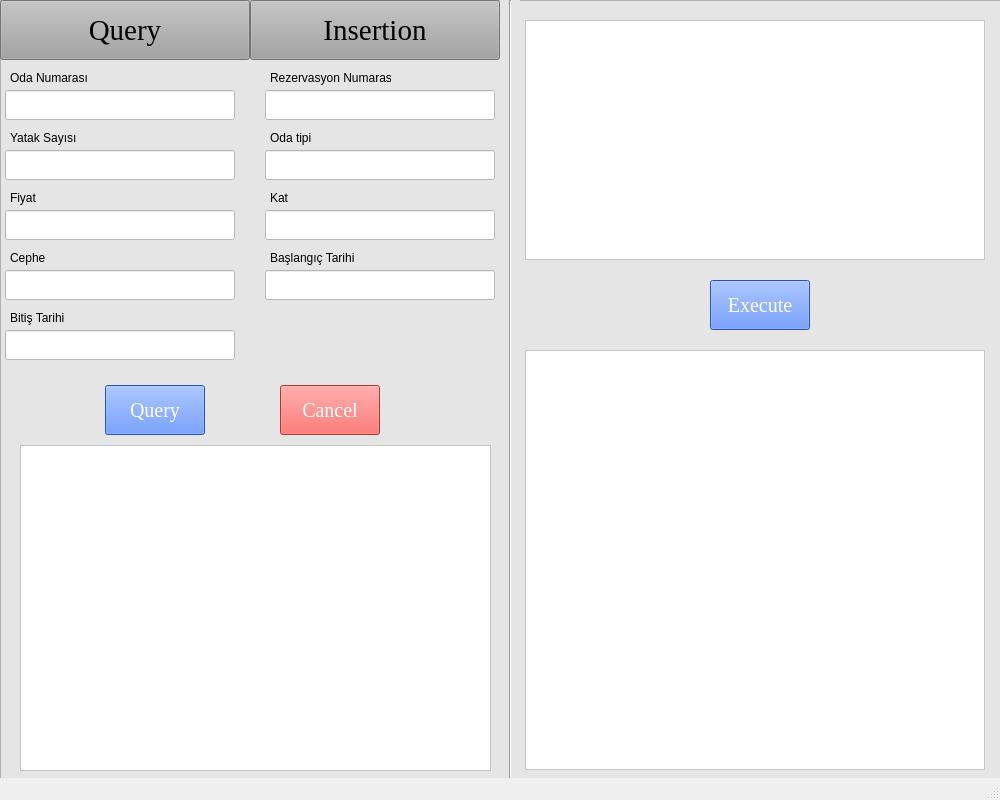
<?xml version="1.0" encoding="UTF-8"?>
<ui version="4.0">
 <class>MainWindow</class>
 <widget class="QMainWindow" name="MainWindow">
  <property name="geometry">
   <rect>
    <x>0</x>
    <y>0</y>
    <width>1000</width>
    <height>800</height>
   </rect>
  </property>
  <property name="windowTitle">
   <string>MainWindow</string>
  </property>
  <widget class="QWidget" name="centralwidget">
   <widget class="QFrame" name="frame_6">
    <property name="geometry">
     <rect>
      <x>0</x>
      <y>0</y>
      <width>1001</width>
      <height>800</height>
     </rect>
    </property>
    <property name="styleSheet">
     <string notr="true">background-color: rgb(229, 229, 229);</string>
    </property>
    <property name="frameShape">
     <enum>QFrame::StyledPanel</enum>
    </property>
    <property name="frameShadow">
     <enum>QFrame::Raised</enum>
    </property>
    <widget class="QPushButton" name="pushButton">
     <property name="geometry">
      <rect>
       <x>0</x>
       <y>0</y>
       <width>250</width>
       <height>60</height>
      </rect>
     </property>
     <property name="font">
      <font>
       <family>Times New Roman</family>
       <pointsize>22</pointsize>
      </font>
     </property>
     <property name="styleSheet">
      <string notr="true">background-color: rgb(163, 163, 163);</string>
     </property>
     <property name="text">
      <string>Query</string>
     </property>
    </widget>
    <widget class="QPushButton" name="pushButton_2">
     <property name="geometry">
      <rect>
       <x>250</x>
       <y>0</y>
       <width>250</width>
       <height>60</height>
      </rect>
     </property>
     <property name="font">
      <font>
       <family>Times New Roman</family>
       <pointsize>22</pointsize>
      </font>
     </property>
     <property name="styleSheet">
      <string notr="true">background-color: rgb(163, 163, 163);</string>
     </property>
     <property name="text">
      <string>Insertion</string>
     </property>
    </widget>
    <widget class="QTextEdit" name="textEdit">
     <property name="geometry">
      <rect>
       <x>525</x>
       <y>20</y>
       <width>460</width>
       <height>240</height>
      </rect>
     </property>
     <property name="styleSheet">
      <string notr="true">background-color: rgb(255, 255, 255);</string>
     </property>
    </widget>
    <widget class="QPushButton" name="pushButton_5">
     <property name="geometry">
      <rect>
       <x>710</x>
       <y>280</y>
       <width>100</width>
       <height>50</height>
      </rect>
     </property>
     <property name="palette">
      <palette>
       <active>
        <colorrole role="WindowText">
         <brush brushstyle="SolidPattern">
          <color alpha="255">
           <red>255</red>
           <green>255</green>
           <blue>255</blue>
          </color>
         </brush>
        </colorrole>
        <colorrole role="Button">
         <brush brushstyle="SolidPattern">
          <color alpha="255">
           <red>56</red>
           <green>116</green>
           <blue>255</blue>
          </color>
         </brush>
        </colorrole>
        <colorrole role="Light">
         <brush brushstyle="SolidPattern">
          <color alpha="255">
           <red>51</red>
           <green>133</green>
           <blue>255</blue>
          </color>
         </brush>
        </colorrole>
        <colorrole role="Text">
         <brush brushstyle="SolidPattern">
          <color alpha="255">
           <red>255</red>
           <green>255</green>
           <blue>255</blue>
          </color>
         </brush>
        </colorrole>
        <colorrole role="ButtonText">
         <brush brushstyle="SolidPattern">
          <color alpha="255">
           <red>255</red>
           <green>255</green>
           <blue>255</blue>
          </color>
         </brush>
        </colorrole>
        <colorrole role="Base">
         <brush brushstyle="SolidPattern">
          <color alpha="255">
           <red>56</red>
           <green>116</green>
           <blue>255</blue>
          </color>
         </brush>
        </colorrole>
        <colorrole role="Window">
         <brush brushstyle="SolidPattern">
          <color alpha="255">
           <red>56</red>
           <green>116</green>
           <blue>255</blue>
          </color>
         </brush>
        </colorrole>
       </active>
       <inactive>
        <colorrole role="WindowText">
         <brush brushstyle="SolidPattern">
          <color alpha="255">
           <red>255</red>
           <green>255</green>
           <blue>255</blue>
          </color>
         </brush>
        </colorrole>
        <colorrole role="Button">
         <brush brushstyle="SolidPattern">
          <color alpha="255">
           <red>56</red>
           <green>116</green>
           <blue>255</blue>
          </color>
         </brush>
        </colorrole>
        <colorrole role="Light">
         <brush brushstyle="SolidPattern">
          <color alpha="255">
           <red>51</red>
           <green>133</green>
           <blue>255</blue>
          </color>
         </brush>
        </colorrole>
        <colorrole role="Text">
         <brush brushstyle="SolidPattern">
          <color alpha="255">
           <red>255</red>
           <green>255</green>
           <blue>255</blue>
          </color>
         </brush>
        </colorrole>
        <colorrole role="ButtonText">
         <brush brushstyle="SolidPattern">
          <color alpha="255">
           <red>255</red>
           <green>255</green>
           <blue>255</blue>
          </color>
         </brush>
        </colorrole>
        <colorrole role="Base">
         <brush brushstyle="SolidPattern">
          <color alpha="255">
           <red>56</red>
           <green>116</green>
           <blue>255</blue>
          </color>
         </brush>
        </colorrole>
        <colorrole role="Window">
         <brush brushstyle="SolidPattern">
          <color alpha="255">
           <red>56</red>
           <green>116</green>
           <blue>255</blue>
          </color>
         </brush>
        </colorrole>
       </inactive>
       <disabled>
        <colorrole role="WindowText">
         <brush brushstyle="SolidPattern">
          <color alpha="255">
           <red>255</red>
           <green>255</green>
           <blue>255</blue>
          </color>
         </brush>
        </colorrole>
        <colorrole role="Button">
         <brush brushstyle="SolidPattern">
          <color alpha="255">
           <red>56</red>
           <green>116</green>
           <blue>255</blue>
          </color>
         </brush>
        </colorrole>
        <colorrole role="Light">
         <brush brushstyle="SolidPattern">
          <color alpha="255">
           <red>51</red>
           <green>133</green>
           <blue>255</blue>
          </color>
         </brush>
        </colorrole>
        <colorrole role="Text">
         <brush brushstyle="SolidPattern">
          <color alpha="255">
           <red>255</red>
           <green>255</green>
           <blue>255</blue>
          </color>
         </brush>
        </colorrole>
        <colorrole role="ButtonText">
         <brush brushstyle="SolidPattern">
          <color alpha="255">
           <red>255</red>
           <green>255</green>
           <blue>255</blue>
          </color>
         </brush>
        </colorrole>
        <colorrole role="Base">
         <brush brushstyle="SolidPattern">
          <color alpha="255">
           <red>56</red>
           <green>116</green>
           <blue>255</blue>
          </color>
         </brush>
        </colorrole>
        <colorrole role="Window">
         <brush brushstyle="SolidPattern">
          <color alpha="255">
           <red>56</red>
           <green>116</green>
           <blue>255</blue>
          </color>
         </brush>
        </colorrole>
       </disabled>
      </palette>
     </property>
     <property name="font">
      <font>
       <family>Times New Roman</family>
       <pointsize>15</pointsize>
      </font>
     </property>
     <property name="styleSheet">
      <string notr="true">background-color: rgb(56, 116, 255);
color: rgb(255, 255, 255);</string>
     </property>
     <property name="text">
      <string>Execute</string>
     </property>
    </widget>
    <widget class="QTextEdit" name="textEdit_2">
     <property name="geometry">
      <rect>
       <x>525</x>
       <y>350</y>
       <width>460</width>
       <height>420</height>
      </rect>
     </property>
     <property name="styleSheet">
      <string notr="true">background-color: rgb(255, 255, 255);</string>
     </property>
     <property name="readOnly">
      <bool>true</bool>
     </property>
    </widget>
    <widget class="Line" name="line_6">
     <property name="geometry">
      <rect>
       <x>500</x>
       <y>0</y>
       <width>20</width>
       <height>811</height>
      </rect>
     </property>
     <property name="orientation">
      <enum>Qt::Vertical</enum>
     </property>
    </widget>
    <widget class="QLineEdit" name="lineEdit_35">
     <property name="geometry">
      <rect>
       <x>5</x>
       <y>90</y>
       <width>230</width>
       <height>30</height>
      </rect>
     </property>
     <property name="styleSheet">
      <string notr="true">background-color: rgb(255, 255, 255);</string>
     </property>
     <property name="text">
      <string/>
     </property>
    </widget>
    <widget class="QLineEdit" name="lineEdit_36">
     <property name="geometry">
      <rect>
       <x>265</x>
       <y>90</y>
       <width>230</width>
       <height>30</height>
      </rect>
     </property>
     <property name="styleSheet">
      <string notr="true">background-color: rgb(255, 255, 255);</string>
     </property>
     <property name="text">
      <string/>
     </property>
    </widget>
    <widget class="QLineEdit" name="lineEdit_40">
     <property name="geometry">
      <rect>
       <x>5</x>
       <y>150</y>
       <width>230</width>
       <height>30</height>
      </rect>
     </property>
     <property name="styleSheet">
      <string notr="true">background-color: rgb(255, 255, 255);</string>
     </property>
     <property name="text">
      <string/>
     </property>
    </widget>
    <widget class="QLineEdit" name="lineEdit_41">
     <property name="geometry">
      <rect>
       <x>5</x>
       <y>210</y>
       <width>230</width>
       <height>30</height>
      </rect>
     </property>
     <property name="styleSheet">
      <string notr="true">background-color: rgb(255, 255, 255);</string>
     </property>
     <property name="text">
      <string/>
     </property>
    </widget>
    <widget class="QLineEdit" name="lineEdit_42">
     <property name="geometry">
      <rect>
       <x>5</x>
       <y>270</y>
       <width>230</width>
       <height>30</height>
      </rect>
     </property>
     <property name="styleSheet">
      <string notr="true">background-color: rgb(255, 255, 255);</string>
     </property>
     <property name="text">
      <string/>
     </property>
    </widget>
    <widget class="QLineEdit" name="lineEdit_43">
     <property name="geometry">
      <rect>
       <x>265</x>
       <y>150</y>
       <width>230</width>
       <height>30</height>
      </rect>
     </property>
     <property name="styleSheet">
      <string notr="true">background-color: rgb(255, 255, 255);</string>
     </property>
     <property name="text">
      <string/>
     </property>
    </widget>
    <widget class="QLineEdit" name="lineEdit_44">
     <property name="geometry">
      <rect>
       <x>265</x>
       <y>210</y>
       <width>230</width>
       <height>30</height>
      </rect>
     </property>
     <property name="styleSheet">
      <string notr="true">background-color: rgb(255, 255, 255);</string>
     </property>
     <property name="text">
      <string/>
     </property>
    </widget>
    <widget class="QLineEdit" name="lineEdit_45">
     <property name="geometry">
      <rect>
       <x>265</x>
       <y>270</y>
       <width>230</width>
       <height>30</height>
      </rect>
     </property>
     <property name="styleSheet">
      <string notr="true">background-color: rgb(255, 255, 255);</string>
     </property>
     <property name="text">
      <string/>
     </property>
    </widget>
    <widget class="QLabel" name="label_38">
     <property name="geometry">
      <rect>
       <x>10</x>
       <y>70</y>
       <width>111</width>
       <height>16</height>
      </rect>
     </property>
     <property name="text">
      <string>Oda Numarası</string>
     </property>
    </widget>
    <widget class="QLabel" name="label_39">
     <property name="geometry">
      <rect>
       <x>270</x>
       <y>70</y>
       <width>121</width>
       <height>16</height>
      </rect>
     </property>
     <property name="text">
      <string>Rezervasyon Numarası</string>
     </property>
    </widget>
    <widget class="QLabel" name="label_40">
     <property name="geometry">
      <rect>
       <x>10</x>
       <y>130</y>
       <width>111</width>
       <height>16</height>
      </rect>
     </property>
     <property name="text">
      <string>Yatak Sayısı</string>
     </property>
    </widget>
    <widget class="QLabel" name="label_41">
     <property name="geometry">
      <rect>
       <x>270</x>
       <y>130</y>
       <width>111</width>
       <height>16</height>
      </rect>
     </property>
     <property name="text">
      <string>Oda tipi</string>
     </property>
    </widget>
    <widget class="QLabel" name="label_42">
     <property name="geometry">
      <rect>
       <x>10</x>
       <y>190</y>
       <width>111</width>
       <height>16</height>
      </rect>
     </property>
     <property name="text">
      <string>Fiyat</string>
     </property>
    </widget>
    <widget class="QLabel" name="label_43">
     <property name="geometry">
      <rect>
       <x>270</x>
       <y>190</y>
       <width>111</width>
       <height>16</height>
      </rect>
     </property>
     <property name="text">
      <string>Kat</string>
     </property>
    </widget>
    <widget class="QLabel" name="label_44">
     <property name="geometry">
      <rect>
       <x>10</x>
       <y>250</y>
       <width>111</width>
       <height>16</height>
      </rect>
     </property>
     <property name="text">
      <string>Cephe</string>
     </property>
    </widget>
    <widget class="QLabel" name="label_45">
     <property name="geometry">
      <rect>
       <x>270</x>
       <y>250</y>
       <width>111</width>
       <height>16</height>
      </rect>
     </property>
     <property name="text">
      <string>Başlangıç Tarihi</string>
     </property>
    </widget>
    <widget class="QPushButton" name="pushButton_3">
     <property name="geometry">
      <rect>
       <x>105</x>
       <y>385</y>
       <width>100</width>
       <height>50</height>
      </rect>
     </property>
     <property name="palette">
      <palette>
       <active>
        <colorrole role="WindowText">
         <brush brushstyle="SolidPattern">
          <color alpha="255">
           <red>255</red>
           <green>255</green>
           <blue>255</blue>
          </color>
         </brush>
        </colorrole>
        <colorrole role="Button">
         <brush brushstyle="SolidPattern">
          <color alpha="255">
           <red>56</red>
           <green>116</green>
           <blue>255</blue>
          </color>
         </brush>
        </colorrole>
        <colorrole role="Light">
         <brush brushstyle="SolidPattern">
          <color alpha="255">
           <red>51</red>
           <green>133</green>
           <blue>255</blue>
          </color>
         </brush>
        </colorrole>
        <colorrole role="Text">
         <brush brushstyle="SolidPattern">
          <color alpha="255">
           <red>255</red>
           <green>255</green>
           <blue>255</blue>
          </color>
         </brush>
        </colorrole>
        <colorrole role="ButtonText">
         <brush brushstyle="SolidPattern">
          <color alpha="255">
           <red>255</red>
           <green>255</green>
           <blue>255</blue>
          </color>
         </brush>
        </colorrole>
        <colorrole role="Base">
         <brush brushstyle="SolidPattern">
          <color alpha="255">
           <red>56</red>
           <green>116</green>
           <blue>255</blue>
          </color>
         </brush>
        </colorrole>
        <colorrole role="Window">
         <brush brushstyle="SolidPattern">
          <color alpha="255">
           <red>56</red>
           <green>116</green>
           <blue>255</blue>
          </color>
         </brush>
        </colorrole>
       </active>
       <inactive>
        <colorrole role="WindowText">
         <brush brushstyle="SolidPattern">
          <color alpha="255">
           <red>255</red>
           <green>255</green>
           <blue>255</blue>
          </color>
         </brush>
        </colorrole>
        <colorrole role="Button">
         <brush brushstyle="SolidPattern">
          <color alpha="255">
           <red>56</red>
           <green>116</green>
           <blue>255</blue>
          </color>
         </brush>
        </colorrole>
        <colorrole role="Light">
         <brush brushstyle="SolidPattern">
          <color alpha="255">
           <red>51</red>
           <green>133</green>
           <blue>255</blue>
          </color>
         </brush>
        </colorrole>
        <colorrole role="Text">
         <brush brushstyle="SolidPattern">
          <color alpha="255">
           <red>255</red>
           <green>255</green>
           <blue>255</blue>
          </color>
         </brush>
        </colorrole>
        <colorrole role="ButtonText">
         <brush brushstyle="SolidPattern">
          <color alpha="255">
           <red>255</red>
           <green>255</green>
           <blue>255</blue>
          </color>
         </brush>
        </colorrole>
        <colorrole role="Base">
         <brush brushstyle="SolidPattern">
          <color alpha="255">
           <red>56</red>
           <green>116</green>
           <blue>255</blue>
          </color>
         </brush>
        </colorrole>
        <colorrole role="Window">
         <brush brushstyle="SolidPattern">
          <color alpha="255">
           <red>56</red>
           <green>116</green>
           <blue>255</blue>
          </color>
         </brush>
        </colorrole>
       </inactive>
       <disabled>
        <colorrole role="WindowText">
         <brush brushstyle="SolidPattern">
          <color alpha="255">
           <red>255</red>
           <green>255</green>
           <blue>255</blue>
          </color>
         </brush>
        </colorrole>
        <colorrole role="Button">
         <brush brushstyle="SolidPattern">
          <color alpha="255">
           <red>56</red>
           <green>116</green>
           <blue>255</blue>
          </color>
         </brush>
        </colorrole>
        <colorrole role="Light">
         <brush brushstyle="SolidPattern">
          <color alpha="255">
           <red>51</red>
           <green>133</green>
           <blue>255</blue>
          </color>
         </brush>
        </colorrole>
        <colorrole role="Text">
         <brush brushstyle="SolidPattern">
          <color alpha="255">
           <red>255</red>
           <green>255</green>
           <blue>255</blue>
          </color>
         </brush>
        </colorrole>
        <colorrole role="ButtonText">
         <brush brushstyle="SolidPattern">
          <color alpha="255">
           <red>255</red>
           <green>255</green>
           <blue>255</blue>
          </color>
         </brush>
        </colorrole>
        <colorrole role="Base">
         <brush brushstyle="SolidPattern">
          <color alpha="255">
           <red>56</red>
           <green>116</green>
           <blue>255</blue>
          </color>
         </brush>
        </colorrole>
        <colorrole role="Window">
         <brush brushstyle="SolidPattern">
          <color alpha="255">
           <red>56</red>
           <green>116</green>
           <blue>255</blue>
          </color>
         </brush>
        </colorrole>
       </disabled>
      </palette>
     </property>
     <property name="font">
      <font>
       <family>Times New Roman</family>
       <pointsize>15</pointsize>
      </font>
     </property>
     <property name="styleSheet">
      <string notr="true">background-color: rgb(56, 116, 255);
color: rgb(255, 255, 255);</string>
     </property>
     <property name="text">
      <string>Query</string>
     </property>
    </widget>
    <widget class="QPushButton" name="pushButton_4">
     <property name="geometry">
      <rect>
       <x>280</x>
       <y>385</y>
       <width>100</width>
       <height>50</height>
      </rect>
     </property>
     <property name="palette">
      <palette>
       <active>
        <colorrole role="WindowText">
         <brush brushstyle="SolidPattern">
          <color alpha="255">
           <red>255</red>
           <green>255</green>
           <blue>255</blue>
          </color>
         </brush>
        </colorrole>
        <colorrole role="Button">
         <brush brushstyle="SolidPattern">
          <color alpha="255">
           <red>255</red>
           <green>71</green>
           <blue>65</blue>
          </color>
         </brush>
        </colorrole>
        <colorrole role="Light">
         <brush brushstyle="SolidPattern">
          <color alpha="255">
           <red>51</red>
           <green>133</green>
           <blue>255</blue>
          </color>
         </brush>
        </colorrole>
        <colorrole role="Text">
         <brush brushstyle="SolidPattern">
          <color alpha="255">
           <red>255</red>
           <green>255</green>
           <blue>255</blue>
          </color>
         </brush>
        </colorrole>
        <colorrole role="ButtonText">
         <brush brushstyle="SolidPattern">
          <color alpha="255">
           <red>255</red>
           <green>255</green>
           <blue>255</blue>
          </color>
         </brush>
        </colorrole>
        <colorrole role="Base">
         <brush brushstyle="SolidPattern">
          <color alpha="255">
           <red>255</red>
           <green>71</green>
           <blue>65</blue>
          </color>
         </brush>
        </colorrole>
        <colorrole role="Window">
         <brush brushstyle="SolidPattern">
          <color alpha="255">
           <red>255</red>
           <green>71</green>
           <blue>65</blue>
          </color>
         </brush>
        </colorrole>
       </active>
       <inactive>
        <colorrole role="WindowText">
         <brush brushstyle="SolidPattern">
          <color alpha="255">
           <red>255</red>
           <green>255</green>
           <blue>255</blue>
          </color>
         </brush>
        </colorrole>
        <colorrole role="Button">
         <brush brushstyle="SolidPattern">
          <color alpha="255">
           <red>255</red>
           <green>71</green>
           <blue>65</blue>
          </color>
         </brush>
        </colorrole>
        <colorrole role="Light">
         <brush brushstyle="SolidPattern">
          <color alpha="255">
           <red>51</red>
           <green>133</green>
           <blue>255</blue>
          </color>
         </brush>
        </colorrole>
        <colorrole role="Text">
         <brush brushstyle="SolidPattern">
          <color alpha="255">
           <red>255</red>
           <green>255</green>
           <blue>255</blue>
          </color>
         </brush>
        </colorrole>
        <colorrole role="ButtonText">
         <brush brushstyle="SolidPattern">
          <color alpha="255">
           <red>255</red>
           <green>255</green>
           <blue>255</blue>
          </color>
         </brush>
        </colorrole>
        <colorrole role="Base">
         <brush brushstyle="SolidPattern">
          <color alpha="255">
           <red>255</red>
           <green>71</green>
           <blue>65</blue>
          </color>
         </brush>
        </colorrole>
        <colorrole role="Window">
         <brush brushstyle="SolidPattern">
          <color alpha="255">
           <red>255</red>
           <green>71</green>
           <blue>65</blue>
          </color>
         </brush>
        </colorrole>
       </inactive>
       <disabled>
        <colorrole role="WindowText">
         <brush brushstyle="SolidPattern">
          <color alpha="255">
           <red>255</red>
           <green>255</green>
           <blue>255</blue>
          </color>
         </brush>
        </colorrole>
        <colorrole role="Button">
         <brush brushstyle="SolidPattern">
          <color alpha="255">
           <red>255</red>
           <green>71</green>
           <blue>65</blue>
          </color>
         </brush>
        </colorrole>
        <colorrole role="Light">
         <brush brushstyle="SolidPattern">
          <color alpha="255">
           <red>51</red>
           <green>133</green>
           <blue>255</blue>
          </color>
         </brush>
        </colorrole>
        <colorrole role="Text">
         <brush brushstyle="SolidPattern">
          <color alpha="255">
           <red>255</red>
           <green>255</green>
           <blue>255</blue>
          </color>
         </brush>
        </colorrole>
        <colorrole role="ButtonText">
         <brush brushstyle="SolidPattern">
          <color alpha="255">
           <red>255</red>
           <green>255</green>
           <blue>255</blue>
          </color>
         </brush>
        </colorrole>
        <colorrole role="Base">
         <brush brushstyle="SolidPattern">
          <color alpha="255">
           <red>255</red>
           <green>71</green>
           <blue>65</blue>
          </color>
         </brush>
        </colorrole>
        <colorrole role="Window">
         <brush brushstyle="SolidPattern">
          <color alpha="255">
           <red>255</red>
           <green>71</green>
           <blue>65</blue>
          </color>
         </brush>
        </colorrole>
       </disabled>
      </palette>
     </property>
     <property name="font">
      <font>
       <family>Times New Roman</family>
       <pointsize>15</pointsize>
      </font>
     </property>
     <property name="styleSheet">
      <string notr="true">color: rgb(255, 255, 255);
background-color: rgb(255, 71, 65);</string>
     </property>
     <property name="text">
      <string>Cancel</string>
     </property>
    </widget>
    <widget class="QTextEdit" name="textEdit_16">
     <property name="geometry">
      <rect>
       <x>20</x>
       <y>445</y>
       <width>471</width>
       <height>326</height>
      </rect>
     </property>
     <property name="styleSheet">
      <string notr="true">background-color: rgb(255, 255, 255);</string>
     </property>
     <property name="readOnly">
      <bool>true</bool>
     </property>
    </widget>
    <widget class="QLineEdit" name="lineEdit_46">
     <property name="geometry">
      <rect>
       <x>5</x>
       <y>330</y>
       <width>230</width>
       <height>30</height>
      </rect>
     </property>
     <property name="styleSheet">
      <string notr="true">background-color: rgb(255, 255, 255);</string>
     </property>
     <property name="text">
      <string/>
     </property>
    </widget>
    <widget class="QLabel" name="label_46">
     <property name="geometry">
      <rect>
       <x>10</x>
       <y>310</y>
       <width>111</width>
       <height>16</height>
      </rect>
     </property>
     <property name="text">
      <string>Bitiş Tarihi</string>
     </property>
    </widget>
   </widget>
  </widget>
  <widget class="QStatusBar" name="statusbar"/>
 </widget>
 <resources/>
 <connections/>
</ui>
